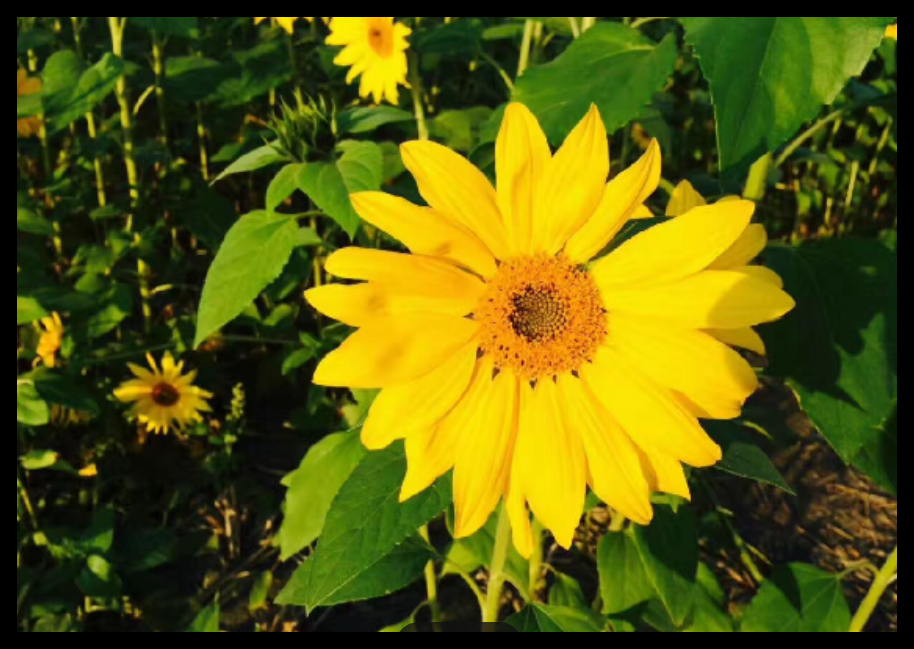
#> input picture 实验一/exp1.png, 914 x 649 px
$ python exp1.py
#> lines starting #> are read from the running program, lines starting #| are printed output that depends on the picture
import cv2
import numpy as np
import matplotlib.pyplot as plt
import os


#常用SimHei/微软雅黑
plt.rcParams['font.sans-serif'] = ['SimHei', 'Microsoft YaHei', 'DejaVu Sans']
# ===================== 1. 初始化实验文件夹 =====================
def init_experiment_folder(folder_name="实验一结果"):
    """
    创建实验结果文件夹，避免路径不存在
    """
    if not os.path.exists(folder_name):
        os.makedirs(folder_name)
        print(f"已创建实验结果文件夹：{folder_name}")
    return folder_name


# ===================== 2. 手动实现卷积操作 =====================
def manual_convolve(img, kernel):
    """手动实现二维卷积"""
    img_h, img_w = img.shape
    kernel_k = kernel.shape[0]
    pad = kernel_k // 2

    padded_img = np.pad(img, pad_width=pad, mode='constant', constant_values=0)
    conv_img = np.zeros_like(img, dtype=np.float32)

    for i in range(img_h):
        for j in range(img_w):
            roi = padded_img[i:i + kernel_k, j:j + kernel_k]
            conv_img[i, j] = np.sum(roi * kernel)

    conv_img = np.clip(conv_img, 0, 255).astype(np.uint8)
    return conv_img


# ===================== 3. Sobel算子滤波 =====================
def sobel_filter(img_gray):
    """手动实现Sobel算子滤波（x和y方向）"""
    sobel_x_kernel = np.array([[1, 0, -1],
                               [2, 0, -2],
                               [1, 0, -1]], dtype=np.float32)
    sobel_y_kernel = np.array([[1, 2, 1],
                               [0, 0, 0],
                               [-1, -2, -1]], dtype=np.float32)

    sobel_x = manual_convolve(img_gray, sobel_x_kernel)
    sobel_y = manual_convolve(img_gray, sobel_y_kernel)

    sobel_combined = np.sqrt(sobel_x.astype(np.float32) ** 2 + sobel_y.astype(np.float32) ** 2)
    sobel_combined = np.clip(sobel_combined, 0, 255).astype(np.uint8)
    return sobel_x, sobel_y, sobel_combined


# ===================== 4. 指定卷积核滤波 =====================
def custom_kernel_filter(img_gray):
    """手动实现实验指定的卷积核滤波"""
    custom_kernel = np.array([[1, 0, -1],
                              [2, 0, -2],
                              [1, 0, -1]], dtype=np.float32)
    return manual_convolve(img_gray, custom_kernel)


# ===================== 5. 手动计算颜色直方图 =====================
def compute_color_histogram(img_bgr):
    """手动计算RGB三通道的颜色直方图"""
    b, g, r = cv2.split(img_bgr)
    h, w = b.shape
    total_pixels = h * w

    hist_r = np.zeros(256, dtype=np.int32)
    hist_g = np.zeros(256, dtype=np.int32)
    hist_b = np.zeros(256, dtype=np.int32)

    for i in range(h):
        for j in range(w):
            hist_r[r[i, j]] += 1
            hist_g[g[i, j]] += 1
            hist_b[b[i, j]] += 1

    hist_r = hist_r / total_pixels
    hist_g = hist_g / total_pixels
    hist_b = hist_b / total_pixels
    return hist_r, hist_g, hist_b


# ===================== 6. 手动提取纹理特征 =====================
def extract_texture_features(img_gray, distance=1, angle=0):
    """手动计算灰度共生矩阵，提取纹理特征"""
    # 灰度级压缩
    img_gray = (img_gray // 16).astype(np.uint8)
    max_gray = 16
    # 初始化灰度共生矩阵
    glcm = np.zeros((max_gray, max_gray), dtype=np.int32)
    h, w = img_gray.shape

    if angle == 0:
        for i in range(h):
            for j in range(w - distance):
                g1 = img_gray[i, j]
                g2 = img_gray[i, j + distance]
                glcm[g1, g2] += 1
    elif angle == 90:
        for i in range(h - distance):
            for j in range(w):
                g1 = img_gray[i, j]
                g2 = img_gray[i + distance, j]
                glcm[g1, g2] += 1

    glcm = glcm / np.sum(glcm)

    contrast = 0.0
    energy = 0.0
    entropy = 0.0
    correlation = 0.0
    # 计算GLCM的均值和方差
    mean_i = np.sum(np.arange(max_gray) * np.sum(glcm, axis=1))
    mean_j = np.sum(np.arange(max_gray) * np.sum(glcm, axis=0))
    var_i = np.sum(((np.arange(max_gray) - mean_i) ** 2) * np.sum(glcm, axis=1))
    var_j = np.sum(((np.arange(max_gray) - mean_j) ** 2) * np.sum(glcm, axis=0))
    # 遍历GLCM，计算四个纹理特征
    for i in range(max_gray):
        for j in range(max_gray):
            p = glcm[i, j]
            if p == 0:
                continue
            contrast += (i - j) ** 2 * p
            energy += p ** 2
            entropy += -p * np.log2(p)
            correlation += ((i - mean_i) * (j - mean_j) * p) / np.sqrt(var_i * var_j)

    features = {
        "contrast": contrast,
        "energy": energy,
        "entropy": entropy,
        "correlation": correlation
    }
    return features


# ===================== 7. 主函数：实验全流程 =====================
def image_filtering_experiment(img_path, folder_name="实验一结果"):
    # 初始化实验文件夹
#> called with img_path = 'exp1.png', folder_name = '实验一结果'
    exp_folder = init_experiment_folder(folder_name)

    # 1. 读取图像
    img_bgr = cv2.imread(img_path)
#> img_bgr is the input picture: shape (649, 914, 3); mean B, G, R 10.8, 91.6, 90.9
    if img_bgr is None:
        raise ValueError("无法读取图像，请检查路径！")
    img_gray = cv2.cvtColor(img_bgr, cv2.COLOR_BGR2GRAY)
    img_rgb = cv2.cvtColor(img_bgr, cv2.COLOR_BGR2RGB)

    # 2. Sobel算子滤波 + 保存结果
    sobel_x, sobel_y, sobel_combined = sobel_filter(img_gray)
#> after the loop in manual_convolve, `for i in range(img_h):`:
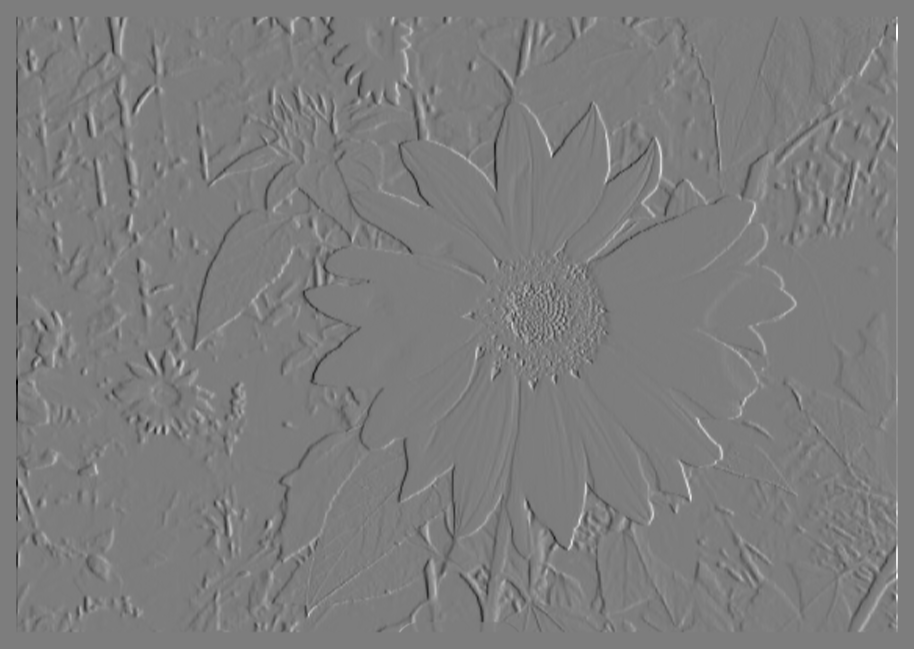
#> conv_img: shape (649, 914) float32; min -775, max 802, mean 0; drawn with min black and max white
#> after the loop in manual_convolve (call 2), `for i in range(img_h):`:
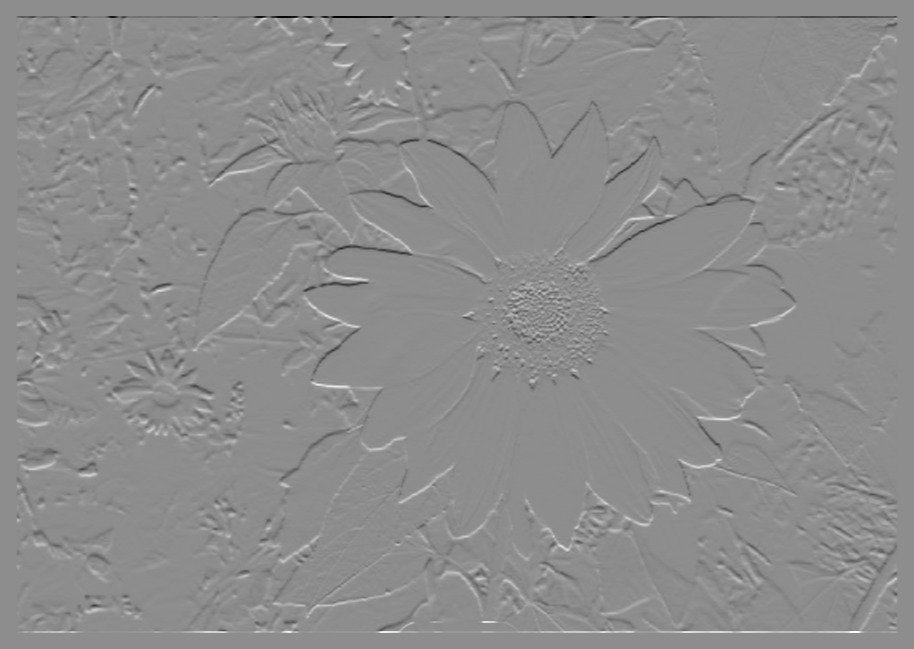
#> conv_img: shape (649, 914) float32; min -871, max 704, mean 0; drawn with min black and max white
    cv2.imwrite(os.path.join(exp_folder, "Sobel_X滤波结果.jpg"), sobel_x)

    cv2.imwrite(os.path.join(exp_folder, "Sobel_Y滤波结果.jpg"), sobel_y)
    cv2.imwrite(os.path.join(exp_folder, "Sobel合并边缘图.jpg"), sobel_combined)
    # 3. 指定卷积核滤波 + 保存结果
    custom_filtered = custom_kernel_filter(img_gray)
    cv2.imwrite(os.path.join(exp_folder, "指定卷积核滤波结果.jpg"), custom_filtered)

    # 4. 颜色直方图 + 保存可视化图
    hist_r, hist_g, hist_b = compute_color_histogram(img_bgr)
#> in compute_color_histogram, `b, g, r = cv2.split(img_bgr)`:
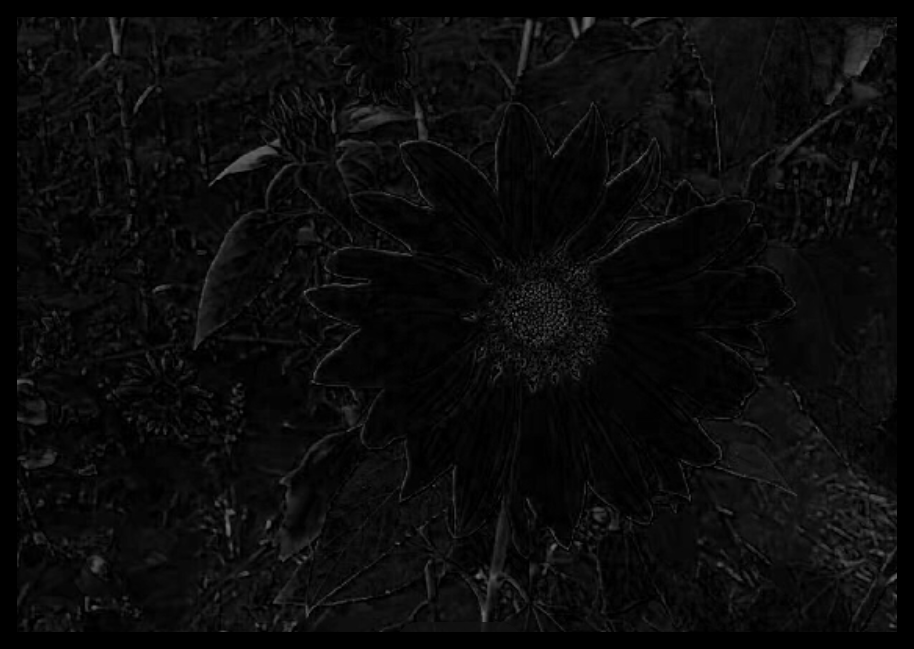
#> b: shape (649, 914); min 0, max 113, mean 10.8
#> in compute_color_histogram, `b, g, r = cv2.split(img_bgr)`:
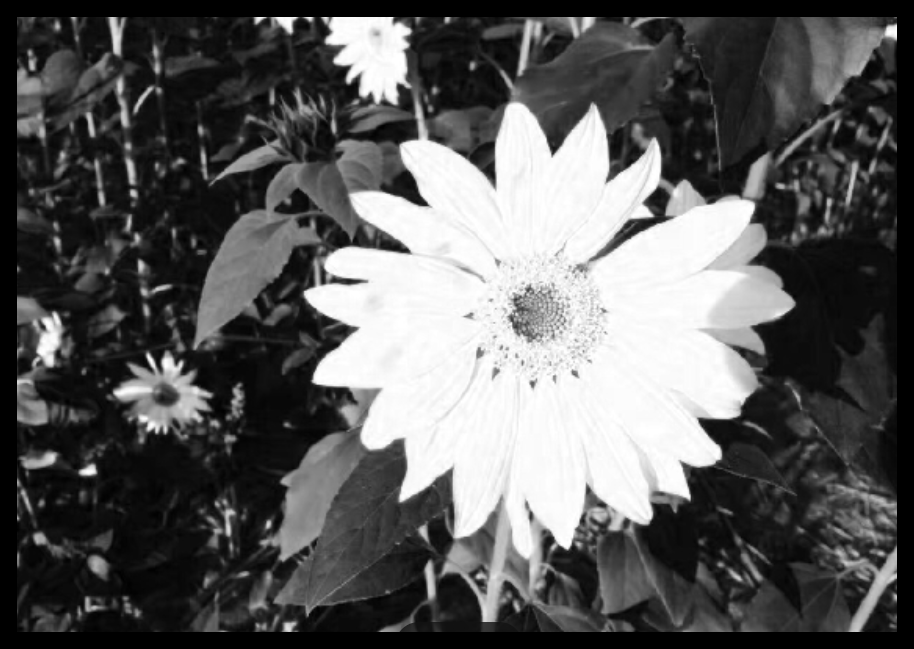
#> r: shape (649, 914); min 0, max 255, mean 90.9
#> hist_r = 256 values, max 0.0876 at index 0, min 5.73e-05 at index 1, mean 0.00391; hist_g = 256 values, max 0.0876 at index 0, min 0 at index 244, mean 0.00391; hist_b = 256 values, max 0.106 at index 0, min 0 at index 112, mean 0.00391
    plt.figure(figsize=(8, 5))
    plt.plot(hist_r, color="red", label="Red")
    plt.plot(hist_g, color="green", label="Green")
    plt.plot(hist_b, color="blue", label="Blue")
    plt.title("RGB颜色直方图")
    plt.xlabel("像素值")
    plt.ylabel("归一化频率")
    plt.legend()
    plt.grid(alpha=0.3)
    plt.savefig(os.path.join(exp_folder, "颜色直方图.jpg"), dpi=150, bbox_inches='tight')
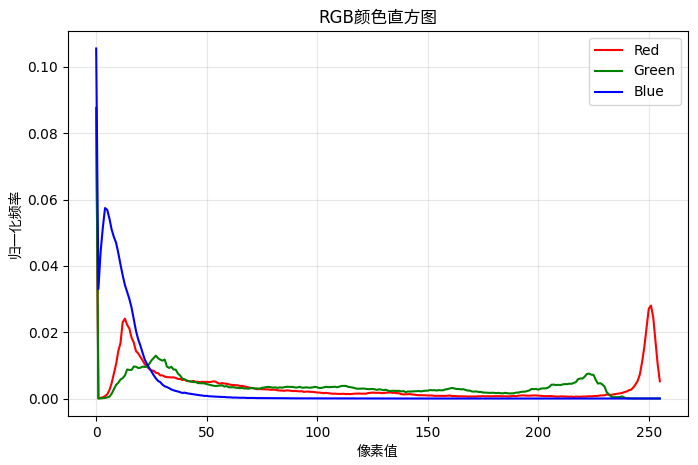
#> figure drawn by matplotlib, 1 panel; curve peaks at x = 0, y = 0.0876; curve peaks at x = 0, y = 0.0876; curve peaks at x = 0, y = 0.106
    plt.close()

    # 5. 纹理特征 + 保存到npy文件
    texture_features = extract_texture_features(img_gray)
#> in extract_texture_features, `img_gray = (img_gray // 16).astype(np.uint8)`:
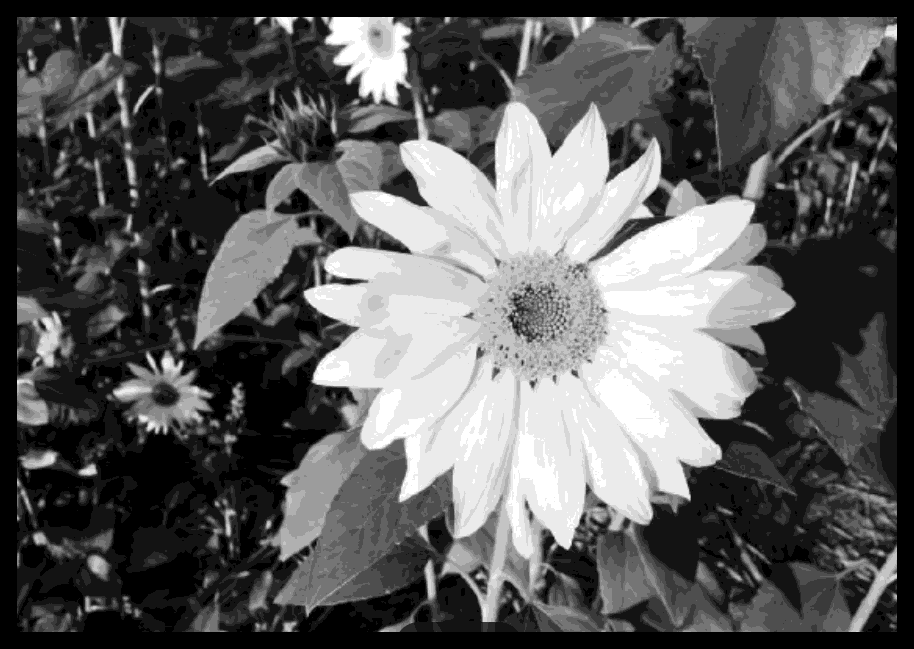
#> img_gray: shape (649, 914); min 0, max 13, mean 4.71; drawn with min black and max white
#> in extract_texture_features, `mean_i = np.sum(np.arange(max_gray) * np.sum(glcm, axis=1))`: mean_i = 4.71
#> in extract_texture_features, `var_i = np.sum(((np.arange(max_gray) - mean_i) ** 2) * np.sum(glcm, ax..`: var_i = 19.24
#> after the loop in extract_texture_features, `for i in range(max_gray):`: contrast = 0.363; correlation = 0.991; energy = 0.0839; entropy = 4.44
#> in extract_texture_features, `features = { "contrast": contrast, "energy": energy, "entropy": entrop..`: features = {'contrast': 0.363, 'energy': 0.0839, 'entropy': 4.44, 'correlation': 0.991}
#> texture_features has the same summary as features in extract_texture_features
    np.save(os.path.join(exp_folder, "纹理特征.npy"), texture_features)
    # 额外保存特征为txt（方便实验报告复制）
    with open(os.path.join(exp_folder, "纹理特征.txt"), "w", encoding="utf-8") as f:
        f.write("=== 实验一纹理特征 ===\n")
        for key, value in texture_features.items():
            f.write(f"{key}：{value:.6f}\n")
#> this loop made 4 passes
#> (key, value) on passes 1 to 4: ('contrast', 0.363), ('energy', 0.0839), ('entropy', 4.44), ('correlation', 0.991)

    plt.figure(figsize=(18, 8))
    # 原始图像
    plt.subplot(2, 3, 1)
    plt.imshow(img_rgb)
    plt.title("原始图像")
    plt.axis("off")
    # Sobel-X
    plt.subplot(2, 3, 2)
    plt.imshow(sobel_x, cmap="gray")
    plt.title("Sobel X滤波")
    plt.axis("off")
    # Sobel-Y
    plt.subplot(2, 3, 3)
    plt.imshow(sobel_y, cmap="gray")
    plt.title("Sobel Y滤波")
    plt.axis("off")
    # 指定卷积核
    plt.subplot(2, 3, 6)
    plt.imshow(custom_filtered, cmap="gray")
    plt.title("指定卷积核滤波")
    plt.axis("off")
    # 颜色直方图
    plt.subplot(2, 3, 4)
    plt.plot(hist_r, color="red", label="Red")
    plt.plot(hist_g, color="green", label="Green")
    plt.plot(hist_b, color="blue", label="Blue")
    plt.title("RGB颜色直方图")
    plt.xlabel("像素值")
    plt.ylabel("归一化频率")
    plt.legend()
    # Sobel合并边缘
    plt.subplot(2, 3, 5)
    plt.imshow(sobel_combined, cmap="gray")
    plt.title("Sobel合并边缘图")
    plt.axis("off")
    # 保存总可视化图
    plt.tight_layout()
    plt.savefig(os.path.join(exp_folder, "实验一总结果图.jpg"), dpi=150, bbox_inches='tight')
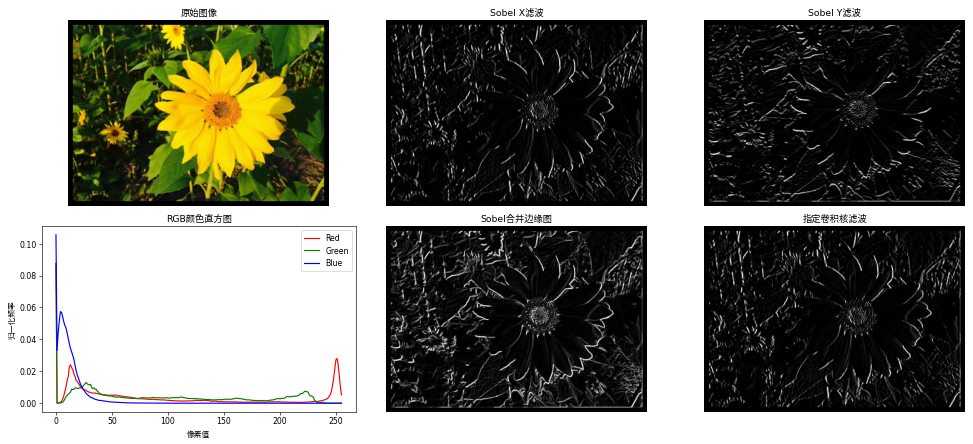
#> figure drawn by matplotlib, 6 panels; panel 5: curve peaks at x = 0, y = 0.0876; panel 5: curve peaks at x = 0, y = 0.0876; panel 5: curve peaks at x = 0, y = 0.106
    plt.close()

    # 打印结果汇总
    print("\n=== 实验一结果汇总 ===")
    print(f"所有结果已保存到文件夹：{exp_folder}")
    print("生成的文件列表：")
    file_list = os.listdir(exp_folder)
    for i, file in enumerate(file_list, 1):
        print(f"{i}. {file}")
    print("\n纹理特征：")
    for key, value in texture_features.items():
        print(f"{key}：{value:.6f}")


# ===================== 8. 调用实验 =====================
if __name__ == "__main__":
    # 替换为你的图像路径
    IMAGE_PATH = "exp1.png"
    # 实验结果文件夹名称
    EXP_FOLDER = "实验一结果"

    # 执行实验
    image_filtering_experiment(IMAGE_PATH, EXP_FOLDER)
